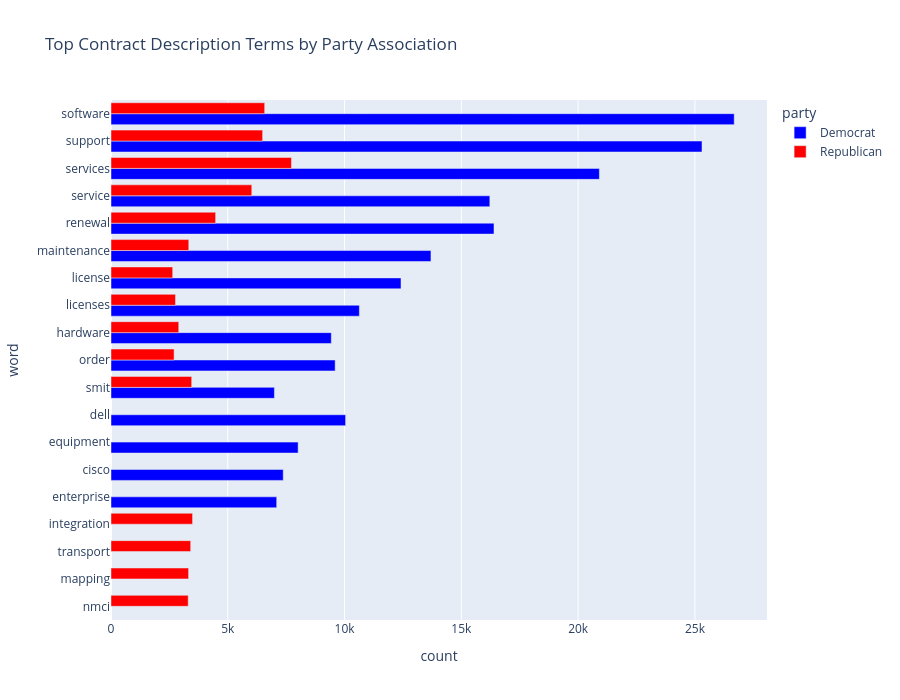

The notebook cell this image was saved under:
### Code cell
def get_freq_df(dataframe, party_val, party_name):
    # 1. Filter by party
    subset = dataframe[dataframe['is_democrat'] == party_val]
    
    # 2. Convert to string and handle NaNs to avoid the TypeError
    # We use .astype(str) to ensure numbers/NaNs don't break the join
    text_series = subset['Description'].fillna('').astype(str).str.lower()
    
    # 3. Join into one giant string
    text = " ".join(text_series)
    
    # 4. Find words and filter
    words = re.findall(r'\b\w{4,}\b', text)
    stops = {'with', 'from', 'this', 'that', 'government', 'contract', 'award'}
    counts = Counter([w for w in words if w not in stops]).most_common(15)
    
    return pd.DataFrame(counts, columns=['word', 'count']).assign(party=party_name)

# Generate data for both groups
dem_df = get_freq_df(df, 1, 'Democrat')
rep_df = get_freq_df(df, 0, 'Republican')
viz_df = pd.concat([dem_df, rep_df])

# Create the visual
fig = px.bar(viz_df, x='count', y='word', color='party', barmode='group',
             title='Top Contract Description Terms by Party Association',
             color_discrete_map={'Democrat': 'blue', 'Republican': 'red'},
             orientation='h', height=700)

fig.update_layout(yaxis={'categoryorder':'total ascending'})
fig.show()

### Figure 1 — Plotly figure (JSON) as saved in the notebook; plotly's stock layout.template omitted (floating-point values rounded to 4 significant figures)
{"data": [{"alignmentgroup": "True", "hovertemplate": "party=Democrat<br>count=%{x}<br>word=%{y}<extra></extra>", "legendgroup": "Democrat", "marker": {"color": "blue", "pattern": {"shape": ""}}, "name": "Democrat", "offsetgroup": "Democrat", "orientation": "h", "showlegend": true, "textposition": "auto", "type": "bar", "x": [26681, 25303, 20909, 16397, 16219, 13698, 12416, 10633, 10044, 9597, 9432, 8012, 7374, 7094, 6996], "xaxis": "x", "y": ["software", "support", "services", "renewal", "service", "maintenance", "license", "licenses", "dell", "order", "hardware", "equipment", "cisco", "enterprise", "smit"], "yaxis": "y"}, {"alignmentgroup": "True", "hovertemplate": "party=Republican<br>count=%{x}<br>word=%{y}<extra></extra>", "legendgroup": "Republican", "marker": {"color": "red", "pattern": {"shape": ""}}, "name": "Republican", "offsetgroup": "Republican", "orientation": "h", "showlegend": true, "textposition": "auto", "type": "bar", "x": [7726, 6580, 6491, 6027, 4479, 3492, 3454, 3411, 3330, 3322, 3305, 2900, 2760, 2701, 2641], "xaxis": "x", "y": ["services", "software", "support", "service", "renewal", "integration", "smit", "transport", "maintenance", "mapping", "nmci", "hardware", "licenses", "order", "license"], "yaxis": "y"}], "layout": {"barmode": "group", "height": 700, "legend": {"title": {"text": "party"}, "tracegroupgap": 0}, "title": {"text": "Top Contract Description Terms by Party Association"}, "xaxis": {"anchor": "y", "domain": [0, 1], "title": {"text": "count"}}, "yaxis": {"anchor": "x", "categoryorder": "total ascending", "domain": [0, 1], "title": {"text": "word"}}}}
